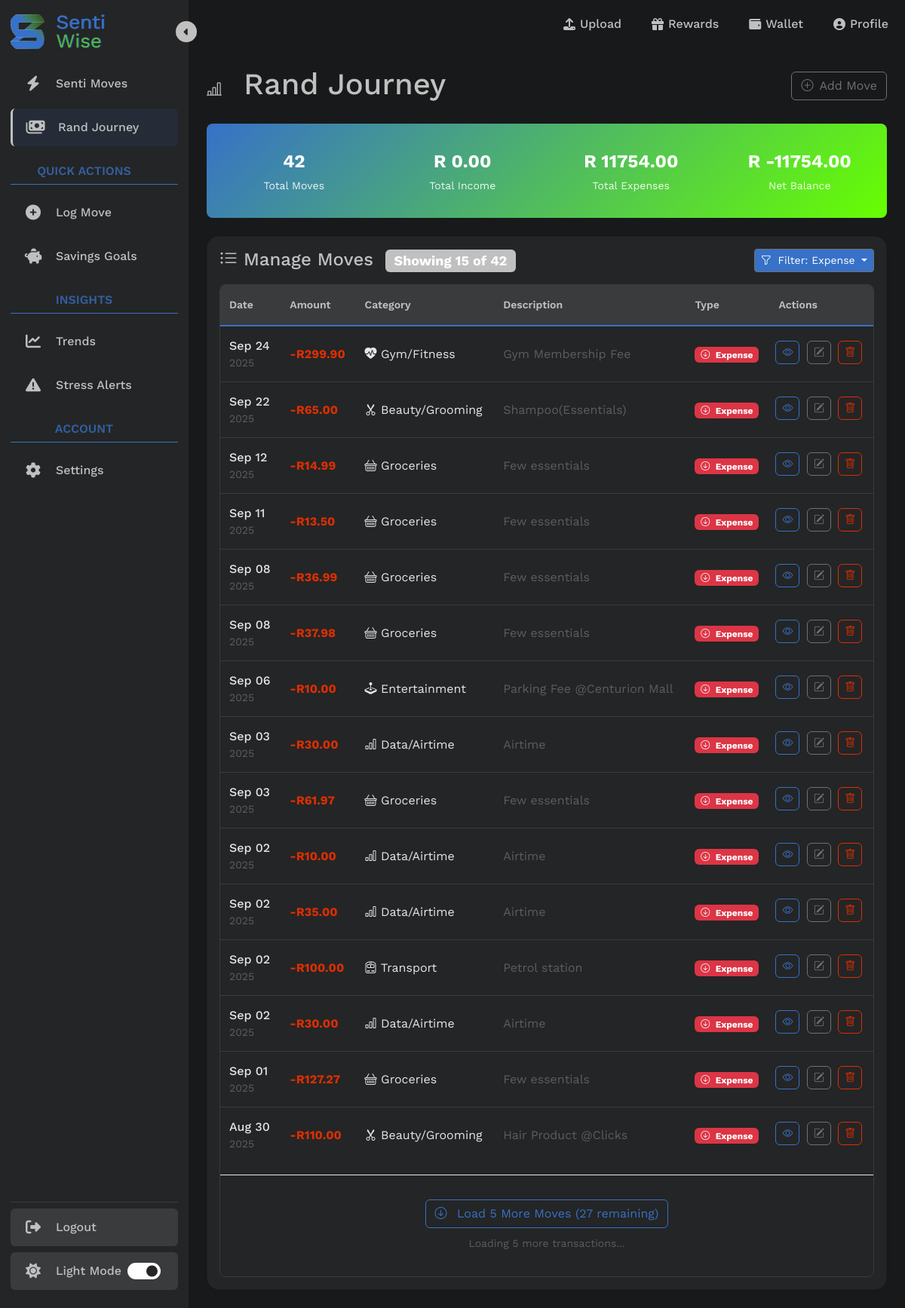
The page /transactions/list/?transaction_type=expense (signed in) on the database as committed earlier.
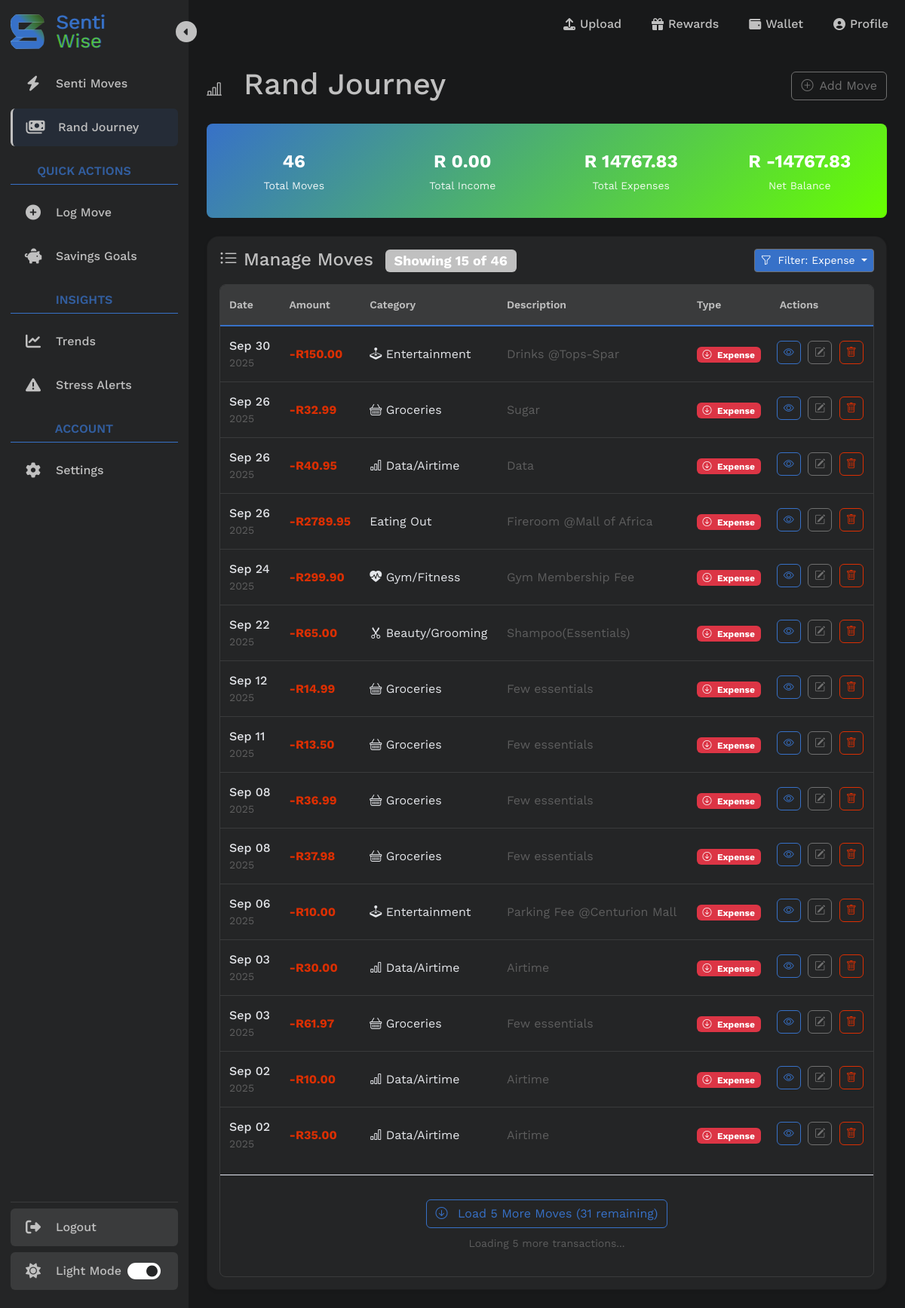
The same page on the database as committed later.
### transactions/models.py (models this page shows, shortened)
class Transaction(models.Model):
    TRANSACTION_TYPES = (
        ('income', 'Income'),
        ('expense', 'Expense'),
    )
    user = models.ForeignKey(User, on_delete=models.CASCADE, related_name='transactions')
    amount = models.DecimalField(max_digits=10, decimal_places=2)
    category = models.CharField(max_length=22, choices=Category.DEFAULT_CATEGORIES) # preset categories in form
    date = models.DateField()
    type = models.CharField(max_length=7, choices=TRANSACTION_TYPES)
    description = models.CharField(max_length=255, blank=True)

### transactions/views.py (the view)
# urls.py: path('transactions/list/', transactions_list_page, name='list_transaction'), # Read: list all
@login_required(login_url='login')
def transactions_list_page(request):
    print(f"DEBUG: GET parameters: {dict(request.GET)}")
    transaction_filter = TransactionFilter(
        request.GET,
        queryset = Transaction.objects.filter(user=request.user).order_by('-date')
    )
    print(f"DEBUG: Filter form is_valid: {transaction_filter.form.is_valid()}")
    print(f"DEBUG: Filter form data: {transaction_filter.form.data}")
    print(f"DEBUG: Filter form cleaned_data: {getattr(transaction_filter.form, 'cleaned_data', 'No cleaned_data')}")
    filtered_qs = transaction_filter.qs
    print(f"DEBUG: SQL Query: {str(filtered_qs.query)}")
    print(f"DEBUG: Filtered count: {filtered_qs.count()}")
    sample_transactions = list(filtered_qs[:5])
    print(f"DEBUG: Sample transaction types: {[t.type for t in sample_transactions]}")
    page = request.GET.get('page', 1)
    page_size = int(request.GET.get('page_size', 15)) # Initial load: 15, subsequent: 5
    if request.headers.get('X-Requested-With') == 'XMLHttpRequest':
        return handle_ajax_transactions(request, filtered_qs)
    paginator = Paginator(filtered_qs, 15)
    initial_transactions = paginator.get_page(1)
    net_totals = filtered_qs.aggregate(
        net_income = Sum('amount', filter=Q(type='income')),
        net_expenses = Sum('amount', filter=Q(type='expense'))
    )
    net_income = net_totals['net_income'] or 0
    net_expenses = net_totals['net_expenses'] or 0
    net_balance = net_income - net_expenses
    context = {
        'transactions': initial_transactions,
        'total_count': filtered_qs.count(),
        'initial_load_count': len(initial_transactions),
        'total_income': float(net_income),
        'total_expenses': float(net_expenses),
        'net_balance': float(net_balance), # Net Balance
        'has_more': initial_transactions.has_next(),
        'current_page': 1,
        'filter': transaction_filter,
        'current_filter_type': request.GET.get('transaction_type', 'all')
    }
    return render(request, "transactions/list_transaction.html", context)

### transactions/templates/transactions/list_transaction.html (shortened to what the changed rows need)
{% extends 'transactions/testing-new-sidebar/index-2.html' %}
{% load crispy_forms_tags %}
{% load static %}
{% load sass_tags %}
{% block main_content %}
<main class="tracker-main-content p-4 flex-grow-1">
    <div class="d-flex justify-content-between align-items-center mb-4">
        <div>
            <h1 class="text-primary mb-1"><i class="bi bi-bar-chart-line me-3 fs-5"></i>
                Rand Journey
            </h1>
        </div>
    </div>
    <div class="row g-3 mb-4">
        <div class="col-12">
            <div class="stats-summary p-3">
                <div class="row text-center">
                    <div class="col-6 col-md-3">
                        <div class="stat-item">
                            <div class="stat-value">{{ total_count }}</div>
                            <div class="stat-label">Total Moves</div>
                        </div>
                    </div>
                    <div class="col-6 col-md-3">
                        <div class="stat-item">
                            <div class="stat-value">R {{ total_expenses|floatformat:2 }}</div>
                            <div class="stat-label">Total Expenses</div>
                        </div>
                    </div>
                    <div class="col-6 col-md-3">
                        <div class="stat-item">
                            <div class="stat-value">R {{ net_balance|floatformat:2 }}</div>
                            <div class="stat-label">Net Balance</div>
                        </div>
                    </div>
                </div>
            </div>
        </div>
    </div>
    <div class="card bg-card-color shadow-sm mobile-scroll-fade">
        <div class="card-body">
            <div class="top-items d-flex justify-content-between align-items mb-3">
                <h4 class="card-title text-primary mb-0">
                    <span class="badge bg-primary ms-2">
                        Showing <span id="showingCount">{{ initial_load_count|default:transactions.count }}</span>
                        of <span id="totalTransactions">{{ total_count }}</span>
                    </span>
                </h4>
            </div>
            {% if total_count > 0 %}
            <div class="table-responsive">
                <table class="table table-hover">
                    <thead>
                        <tr>
                            <th>Date</th>
                            <th>Amount</th>
                            <th>Category</th>
                            <th>Description</th>
                            <th>Type</th>
                            <th>Actions</th>
                        </tr>
                    </thead>
                    <tbody id="transactionsTableBody">
                        {% for t in transactions %}
                        <tr>
                            <td data-label="Date">
                                <div class="d-flex flex-column">
                                    <span class="fw-medium">{{ t.date|date:"M d" }}</span>
                                    <small class="text-muted">{{ t.date|date:"Y" }}</small>
                                </div>
                            </td>
                            <td data-label="Amount">
                                <span class="fw-bold {% if t.type == 'income' %}text-success{% else %}text-danger{% endif %}">
                                    {% if t.type == 'income' %}+{% else %}-{% endif %}R{{ t.amount }}
                                </span>
                            </td>
                            <td data-label="Category">
                                <div class="category-icon-text">
                                    {% if t.category == 'SALARY' %}
                                    <i class="bi bi-briefcase me-1"></i> Work/Salary
                                    {% elif t.category == 'SIDE_HUSTLE' %}
                                    <i class="bi bi-laptop me-1"></i> Side Hustle
                                    {% elif t.category == 'BUSARY' %}
                                    <i class="bi bi-mortarboard"></i> Scholarship/Bursary
                                    {% elif t.category == 'ALLOWANCE' %}
                                    <i class="bi bi-person-hearts"></i> Family Support
                                    {% elif t.category == 'STUDENT_LOAN' %}
                                    <i class="bi bi-buildings"></i> Student Loan
                                    {% elif t.category == 'GRANT' %}
                                    <i class="bi bi-clipboard-check"></i> Grant
                                    {% elif t.category == 'GIFT' %}
                                    <i class="bi bi-gift"></i> Gift
                                    {% elif t.category == 'GROCERIES' %}
                                    <i class="bi bi-basket"></i> Groceries
                                    {% elif t.category == 'RENT' %}
                                    <i class="bi bi-house"></i> Rent/Accomodation
                                    {% elif t.category == 'TRANSPORT' %}
                                    <i class="bi bi-train-front"></i> Transport
                                    {% elif t.category == 'DATA' %}
                                    <i class="bi bi-bar-chart"></i> Data/Airtime
                                    {% elif t.category == 'GYM' %}
                                    <i class="bi bi-heart-pulse-fill"></i> Gym/Fitness
                                    {% elif t.category == 'INSURANCE' %}
                                    <i class="bi bi-bank"></i> Insurance
                                    {% elif t.category == 'DEBT' %}
                                    <i class="bi bi-credit-card"></i> Debt Repayment
                                    {% elif t.category == 'ENTERTAINMENT' %}
                                    <i class="bi bi-joystick"></i> Entertainment
                                    {% elif t.category == 'DINING' %}
                                     Eating Out
                                    {% elif t.category == 'EDUCATION' %}
                                    <i class="bi bi-book"></i> Education
                                    {% elif t.category == 'HEALTH' %}
                                    <i class="bi bi-bandaid"></i> Health/Medical
                                    {% elif t.category == 'CLOTHING' %}
                                    <i class="bi bi-bag"></i> Clothing
                                    {% elif t.category == 'SAVINGS' %}
                                    <i class="bi bi-piggy-bank"></i> Savings/Invenstments
                                    {% elif t.category == 'SUBSCRIPTIONS' %}
                                    <i class="bi bi-person-vcard"></i> Subscriptions
                                    {% elif t.category == 'PERSONAL_GROOMING' %}
                                    <i class="bi bi-scissors"></i> Beauty/Grooming
                                    {% else %}
                                    {{ category_display|default:t.category }}
                                    {% endif %}
                                </div>
                            </td>
                            <td data-label="Description" class="d-none d-md-table-cell">
                                <span class="text-muted">{{ t.description|truncatechars:50 }}</span>
                            </td>
                            <td data-label="Type">
                                <span class="badge {% if t.type == 'income' %}bg-success{% else %}bg-danger{% endif %}">
                                    <i class="bi {% if t.type == 'income' %}bi-arrow-up-circle{% else %}bi-arrow-down-circle{% endif %} me-1"></i>
                                    {{ t.type|title }}
                                </span>
                            </td>
                            <td data-label="Actions" class="actions">
                                <div class="d-none d-md-block">
                                    <a href="{% url 'detail_transaction' t.id %}" class="btn btn-sm btn-outline-primary rounded" title="View Details">
                                        <i class="bi bi-eye"></i>
                                    </a>
                                    <a href="{% url 'edit_transaction' t.id %}" class="btn btn-sm btn-outline-dark rounded" title="Edit">
                                        <i class="bi bi-pencil-square"></i>
                                    </a>
                                    <a href="{% url 'delete_transaction' t.id %}" class="btn btn-sm btn-outline-danger rounded" title="Delete">
                                        <i class="bi bi-trash"></i>
                                    </a>
                                </div>
                            </td>
                        </tr>
                        {% endfor %}
                    </tbody>
                </table>
                {% if has_more %}
                <div class="load-more-container" id="loadMoreContainer">
                    <button class="btn btn-outline-primary btn-load-more" id="loadMoreBtn">
                        <span class="load-text">
                        </span>
                    </button>
                    <div class="mt-2">
                        <small class="text-muted">
                            Loading <span id="loadingBatch">5</span> more transactions...
                        </small>
                    </div>
                </div>
                {% endif %}
            </div>
            {% endif %}
        </div>
    </div>
</main>
{% endblock %}

Rows that differ between the two databases and show on the page:
no longer on this page (row unchanged): Transaction: date "Sep 02", date "2025", amount "100.00", category "TRANSPORT" (drawn), description "Petrol station", type "Expense"
no longer on this page (row unchanged): Transaction: date "Sep 02", date "2025", amount "30.00", category "DATA" (drawn), description "Airtime", type "Expense"
no longer on this page (row unchanged): Transaction: date "Sep 01", date "2025", amount "127.27", category "GROCERIES" (drawn), description "Few essentials", type "Expense"
no longer on this page (row unchanged): Transaction: date "Aug 30", date "2025", amount "110.00", shows "Beauty/Grooming", description "Hair Product @Clicks", type "Expense"
added Transaction: date "Sep 30", date "2025", amount "150.00", category "ENTERTAINMENT" (drawn), description "Drinks @Tops-Spar", type "Expense"
added Transaction: date "Sep 26", date "2025", amount "32.99", category "GROCERIES" (drawn), description "Sugar", type "Expense"
added Transaction: date "Sep 26", date "2025", amount "40.95", category "DATA" (drawn), description "Data", type "Expense"
added Transaction: date "Sep 26", date "2025", amount "2789.95", category "Eating Out", description "Fireroom @Mall of Africa", type "Expense"
Other text that changed with them:
{{ total_count }}: "42" → "46"
{{ total_expenses|floatformat:2 }}: "11754.00" → "14767.83"
{{ net_balance|floatformat:2 }}: "-11754.00" → "-14767.83"
text written by a page script: "Load 5 More Moves (27 remaining)" → "Load 5 More Moves (31 remaining)"
